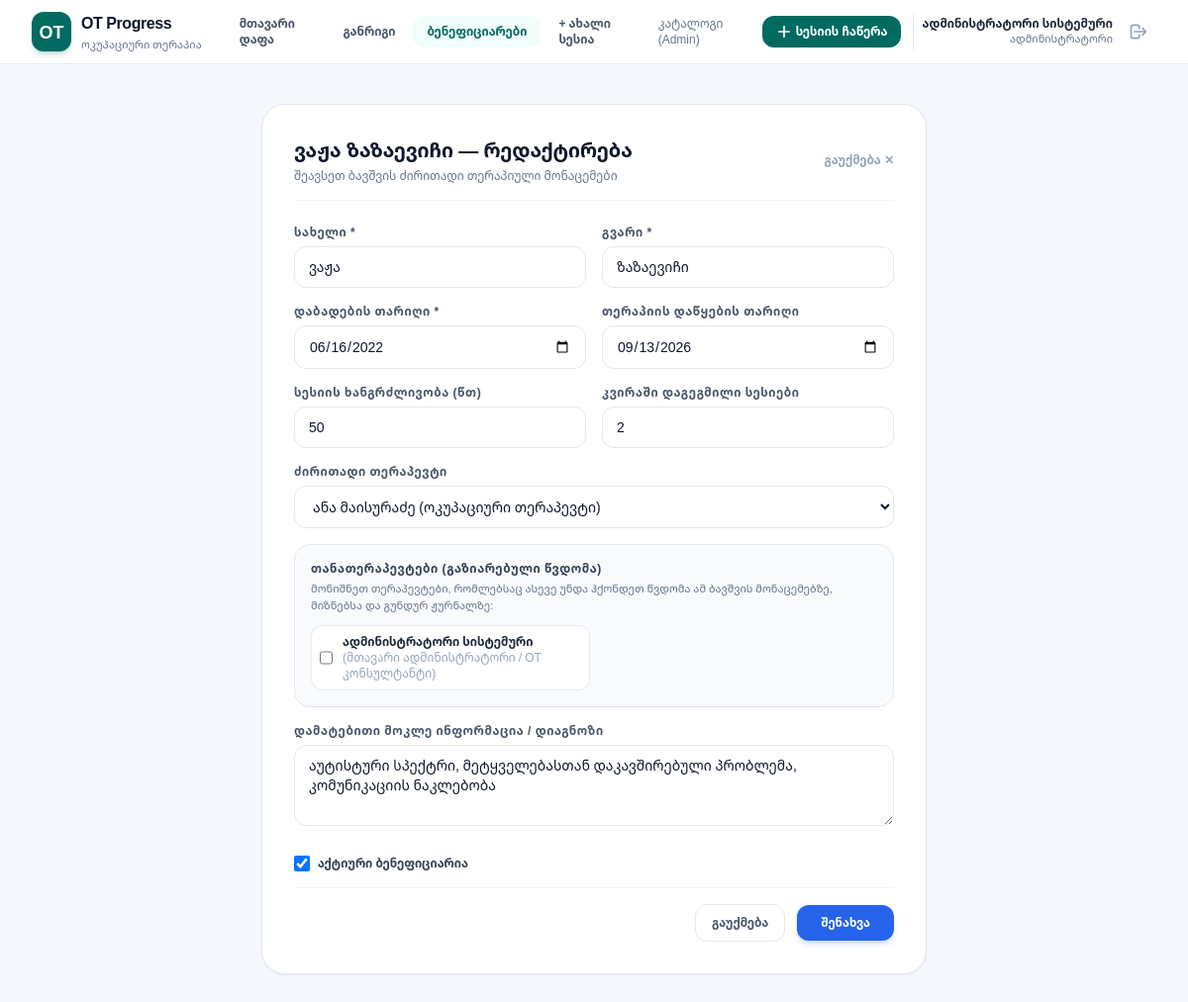
The app's page /beneficiaries/3/edit/ (signed in) with its own data.
### core/models.py (models this page shows, shortened)
class Beneficiary(models.Model):
    first_name = models.CharField(max_length=100, verbose_name="სახელი")
    last_name = models.CharField(max_length=100, verbose_name="გვარი")
    date_of_birth = models.DateField(verbose_name="დაბადების თარიღი")
    start_date = models.DateField(default=timezone.now, verbose_name="თერაპიის დაწყების თარიღი")
    therapist = models.ForeignKey(
        TherapistProfile,
        on_delete=models.SET_NULL,
        null=True,
        blank=True,
        related_name="beneficiaries",
        verbose_name="ძირითადი თერაპევტი"
    )
    co_therapists = models.ManyToManyField(
        TherapistProfile,
        blank=True,
        related_name="shared_beneficiaries",
        verbose_name="თანათერაპევტები (გაზიარებული წვდომა)"
    )
    session_duration_minutes = models.PositiveIntegerField(default=50, verbose_name="სესიის ხანგრძლივობა (წთ)")
    weekly_sessions_planned = models.PositiveIntegerField(default=2, verbose_name="კვირაში დაგეგმილი სესიები")
    notes = models.TextField(blank=True, verbose_name="დამატებითი მოკლე ინფორმაცია")
    is_active = models.BooleanField(default=True, verbose_name="აქტიურია")
    created_at = models.DateTimeField(auto_now_add=True, verbose_name="შექმნის დრო")
    class Meta:
        verbose_name = "ბენეფიციარი"
        verbose_name_plural = "ბენეფიციარები"
        ordering = ["first_name", "last_name"]
    @property
    def full_name(self):
        return f"{self.first_name} {self.last_name}"

class TherapistProfile(models.Model):
    user = models.OneToOneField(User, on_delete=models.CASCADE, related_name="therapist_profile")
    phone = models.CharField(max_length=50, blank=True, verbose_name="ტელეფონი")
    title = models.CharField(max_length=150, default="ოკუპაციური თერაპევტი", verbose_name="პროფესიული როლი")
    clinic_name = models.CharField(max_length=200, default="ოკუპაციური თერაპიის ცენტრი", verbose_name="ცენტრი / კლინიკა")
    license_number = models.CharField(max_length=100, blank=True, verbose_name="ლიცენზია / სერტიფიკატი")
    is_admin_role = models.BooleanField(default=False, verbose_name="ადმინისტრატორი")
    class Meta:
        verbose_name = "თერაპევტის პროფილი"
        verbose_name_plural = "თერაპევტების პროფილები"
    def __str__(self):
        full_name = self.user.get_full_name()
        return full_name if full_name else self.user.username

### core/views.py (the view, shortened to what this page needs)
# urls.py: path("beneficiaries/<int:beneficiary_id>/edit/", views.beneficiary_edit_view, name="beneficiary_edit"),
@login_required
def beneficiary_edit_view(request, beneficiary_id):
    beneficiary = get_object_or_404(Beneficiary, id=beneficiary_id)
    if not can_access_beneficiary(request.user, beneficiary):
        return HttpResponseForbidden()
    admin_flag = is_admin_user(request.user)
    therapists = TherapistProfile.objects.all() if admin_flag else None
    all_therapists = TherapistProfile.objects.all()
    co_therapist_ids = set(beneficiary.co_therapists.values_list("id", flat=True))
    return render(request, "core/beneficiary_form.html", {
        "beneficiary": beneficiary,
        "therapists": therapists,
        "all_therapists": all_therapists,
        "co_therapist_ids": co_therapist_ids,
        "is_create": False,
        "today_date": date.today().isoformat(),
    })

### templates/core/beneficiary_form.html (shortened to what this page needs)
{% extends "base.html" %}
{% block content %}
<div class="max-w-2xl mx-auto py-4">
    <div class="bg-white rounded-3xl p-6 sm:p-8 border border-slate-200 shadow-sm">
        <div class="flex items-center justify-between mb-6 pb-4 border-b border-slate-100">
            <div>
                <h1 class="text-xl font-black text-slate-900">
                    {% if is_create %}ახალი ბენეფიციარის რეგისტრაცია{% else %}{{ beneficiary.full_name }} — რედაქტირება{% endif %}
                </h1>
                <p class="text-xs text-slate-500 mt-1">შეავსეთ ბავშვის ძირითადი თერაპიული მონაცემები</p>
            </div>
            <a href="{% if is_create %}{% url 'beneficiary_list' %}{% else %}{% url 'beneficiary_detail' beneficiary.id %}{% endif %}"
               class="text-xs font-bold text-slate-400 hover:text-slate-600 transition">
                გაუქმება ✕
            </a>
        </div>
        <form method="post" class="space-y-4">
            <div class="grid grid-cols-1 sm:grid-cols-2 gap-4">
                <div>
                    <label class="block text-xs font-bold uppercase tracking-wider text-slate-600 mb-1.5">სახელი *</label>
                    <input type="text" name="first_name" value="{{ beneficiary.first_name|default:'' }}" required
                           class="w-full px-3.5 py-2.5 rounded-xl border border-slate-200 text-sm focus:ring-2 focus:ring-blue-500 focus:outline-none">
                </div>
                <div>
                    <label class="block text-xs font-bold uppercase tracking-wider text-slate-600 mb-1.5">გვარი *</label>
                    <input type="text" name="last_name" value="{{ beneficiary.last_name|default:'' }}" required
                           class="w-full px-3.5 py-2.5 rounded-xl border border-slate-200 text-sm focus:ring-2 focus:ring-blue-500 focus:outline-none">
                </div>
            </div>
            <div class="grid grid-cols-1 sm:grid-cols-2 gap-4">
                <div>
                    <label class="block text-xs font-bold uppercase tracking-wider text-slate-600 mb-1.5">დაბადების თარიღი *</label>
                    <input type="date" name="date_of_birth" value="{{ beneficiary.date_of_birth|date:'Y-m-d'|default:'' }}" required
                           class="w-full px-3.5 py-2.5 rounded-xl border border-slate-200 text-sm focus:ring-2 focus:ring-blue-500 focus:outline-none">
                </div>
                <div>
                    <label class="block text-xs font-bold uppercase tracking-wider text-slate-600 mb-1.5">თერაპიის დაწყების თარიღი</label>
                    <input type="date" name="start_date" value="{% if beneficiary.start_date %}{{ beneficiary.start_date|date:'Y-m-d' }}{% else %}{{ today_date }}{% endif %}"
                           class="w-full px-3.5 py-2.5 rounded-xl border border-slate-200 text-sm focus:ring-2 focus:ring-blue-500 focus:outline-none">
                </div>
            </div>
            <div class="grid grid-cols-1 sm:grid-cols-2 gap-4">
                <div>
                    <label class="block text-xs font-bold uppercase tracking-wider text-slate-600 mb-1.5">სესიის ხანგრძლივობა (წთ)</label>
                    <input type="number" name="session_duration_minutes" value="{{ beneficiary.session_duration_minutes|default:45 }}" min="15" max="120"
                           class="w-full px-3.5 py-2.5 rounded-xl border border-slate-200 text-sm focus:ring-2 focus:ring-blue-500 focus:outline-none">
                </div>
                <div>
                    <label class="block text-xs font-bold uppercase tracking-wider text-slate-600 mb-1.5">კვირაში დაგეგმილი სესიები</label>
                    <input type="number" name="weekly_sessions_planned" value="{{ beneficiary.weekly_sessions_planned|default:2 }}" min="1" max="10"
                           class="w-full px-3.5 py-2.5 rounded-xl border border-slate-200 text-sm focus:ring-2 focus:ring-blue-500 focus:outline-none">
                </div>
            </div>
            {% if therapists %}
            <div>
                <label class="block text-xs font-bold uppercase tracking-wider text-slate-600 mb-1.5">ძირითადი თერაპევტი</label>
                <select name="therapist" class="w-full px-3.5 py-2.5 rounded-xl border border-slate-200 text-sm focus:ring-2 focus:ring-blue-500 focus:outline-none bg-white">
                    {% for t in therapists %}
                    <option value="{{ t.id }}" {% if beneficiary.therapist == t %}selected{% endif %}>{{ t }} ({{ t.title }})</option>
                    {% endfor %}
                </select>
            </div>
            {% endif %}
            {% if all_therapists %}
            <div class="p-4 bg-slate-50 rounded-2xl border border-slate-200">
                <label class="block text-xs font-bold uppercase tracking-wider text-slate-700 mb-1">
                    თანათერაპევტები (გაზიარებული წვდომა)
                </label>
                <p class="text-[11px] text-slate-500 mb-3">
                    მონიშნეთ თერაპევტები, რომლებსაც ასევე უნდა ჰქონდეთ წვდომა ამ ბავშვის მონაცემებზე, მიზნებსა და გუნდურ ჟურნალზე:
                </p>
                <div class="grid grid-cols-1 sm:grid-cols-2 gap-2">
                    {% for t in all_therapists %}
                        {% if not beneficiary.therapist or beneficiary.therapist.id != t.id %}
                        <label class="flex items-center space-x-2.5 p-2 bg-white rounded-xl border border-slate-200/80 hover:border-blue-400 cursor-pointer transition">
                            <input type="checkbox" name="co_therapists" value="{{ t.id }}"
                                   class="w-4 h-4 text-blue-600 rounded border-slate-300 focus:ring-blue-500">
                            <span class="text-xs font-semibold text-slate-800">{{ t }} <span class="text-slate-400 font-normal">({{ t.title }})</span></span>
                        </label>
                        {% endif %}
                    {% endfor %}
                </div>
            </div>
            {% endif %}
            <div>
                <label class="block text-xs font-bold uppercase tracking-wider text-slate-600 mb-1.5">დამატებითი მოკლე ინფორმაცია / დიაგნოზი</label>
                <textarea name="notes" rows="3"
                          class="w-full px-3.5 py-2.5 rounded-xl border border-slate-200 text-sm focus:ring-2 focus:ring-blue-500 focus:outline-none"
                          placeholder="დიაგნოზი, ოჯახის მოთხოვნები, ალერგიები ან მნიშვნელოვანი თავისებურებები...">{{ beneficiary.notes|default:'' }}</textarea>
            </div>
            {% if not is_create %}
            <div class="flex items-center space-x-2 pt-2">
                <input type="checkbox" name="is_active" id="id_is_active" {% if beneficiary.is_active %}checked{% endif %}
                       class="w-4 h-4 text-blue-600 rounded border-slate-300 focus:ring-blue-500">
                <label for="id_is_active" class="text-xs font-bold text-slate-700">აქტიური ბენეფიციარია</label>
            </div>
            {% endif %}
            <div class="pt-4 flex items-center justify-end space-x-3 border-t border-slate-100">
                <a href="{% if is_create %}{% url 'beneficiary_list' %}{% else %}{% url 'beneficiary_detail' beneficiary.id %}{% endif %}"
                   class="px-4 py-2.5 rounded-xl border border-slate-200 text-xs font-bold text-slate-600 hover:bg-slate-50 transition">
                    გაუქმება
                </a>
                <button type="submit"
                        class="px-6 py-2.5 rounded-xl bg-blue-600 hover:bg-blue-700 text-white text-xs font-bold shadow-md shadow-blue-600/20 transition">
                    შენახვა
                </button>
            </div>
        </form>
    </div>
</div>
{% endblock %}

### templates/base.html (shortened to what this page needs)
<!DOCTYPE html>
<html lang="ka">
<head>
    <script src="https://cdn.tailwindcss.com"></script>
</head>
<body class="min-h-screen flex flex-col bg-[#f4f7fb] text-slate-900 overflow-x-hidden">
    {% if user.is_authenticated %}
    <header class="bg-white/95 backdrop-blur-md border-b border-slate-200/80 sticky top-0 z-40 shadow-2xs">
        <div class="max-w-7xl mx-auto px-3 sm:px-6 lg:px-8">
            <div class="flex justify-between items-center h-14 sm:h-16 gap-2">
                <div class="flex items-center space-x-3 lg:space-x-6 min-w-0">
                    <a href="{% url 'dashboard' %}" class="flex items-center space-x-2.5 group shrink-0">
                        <div class="w-9 h-9 sm:w-10 sm:h-10 rounded-xl bg-[#006a61] flex items-center justify-center text-white font-black text-base sm:text-lg shadow-md shadow-[#006a61]/20 group-hover:bg-[#005049] transition">
                            OT
                        </div>
                        <div class="truncate">
                            <span class="font-extrabold text-sm sm:text-base tracking-tight text-slate-900 block leading-none">OT Progress</span>
                            <span class="text-[10px] sm:text-[11px] text-slate-500 font-medium block mt-0.5 truncate">ოკუპაციური თერაპია</span>
                        </div>
                    </a>
                    <nav class="hidden md:flex items-center space-x-1">
                        <a href="{% url 'dashboard' %}"
                           class="px-3.5 py-2 rounded-xl text-xs font-bold transition {% if request.resolver_match.url_name == 'dashboard' %}bg-teal-50 text-[#006a61]{% else %}text-slate-600 hover:bg-slate-100{% endif %}">
                            მთავარი დაფა
                        </a>
                        <a href="{% url 'schedule' %}"
                           class="px-3.5 py-2 rounded-xl text-xs font-bold transition {% if 'schedule' in request.resolver_match.url_name %}bg-teal-50 text-[#006a61]{% else %}text-slate-600 hover:bg-slate-100{% endif %}">
                            განრიგი
                        </a>
                        <a href="{% url 'beneficiary_list' %}"
                           class="px-3.5 py-2 rounded-xl text-xs font-bold transition {% if 'beneficiary' in request.resolver_match.url_name %}bg-teal-50 text-[#006a61]{% else %}text-slate-600 hover:bg-slate-100{% endif %}">
                            ბენეფიციარები
                        </a>
                        <a href="{% url 'session_create' %}"
                           class="px-3.5 py-2 rounded-xl text-xs font-bold transition {% if 'session_create' in request.resolver_match.url_name %}bg-teal-50 text-[#006a61]{% else %}text-slate-600 hover:bg-slate-100{% endif %}">
                            + ახალი სესია
                        </a>
                        {% if user.is_superuser %}
                        <a href="/admin/" target="_blank"
                           class="px-3 py-2 rounded-xl text-xs font-medium text-slate-500 hover:bg-slate-100 transition">
                            კატალოგი (Admin)
                        </a>
                        {% endif %}
                    </nav>
                </div>
                <div class="flex items-center space-x-2 sm:space-x-3 shrink-0">
                    <a href="{% url 'session_create' %}"
                       class="hidden sm:inline-flex items-center px-2.5 sm:px-3.5 py-1.5 sm:py-2 bg-[#006a61] hover:bg-[#005049] text-white text-[11px] sm:text-xs font-bold rounded-xl shadow-sm transition">
                        <svg class="w-3.5 h-3.5 sm:w-4 sm:h-4 mr-1" fill="none" stroke="currentColor" viewBox="0 0 24 24">
                            <path stroke-linecap="round" stroke-linejoin="round" stroke-width="2.5" d="M12 4v16m8-8H4"/>
                        </svg>
                        <span>სესიის ჩაწერა</span>
                    </a>
                    <div class="hidden sm:flex items-center space-x-2 pl-2 border-l border-slate-200">
                        <div class="text-right">
                            <div class="text-xs font-bold text-slate-800 leading-tight">
                                {{ user.get_full_name|default:user.username }}
                            </div>
                            <div class="text-[11px] text-slate-500">
                                {% if user.is_superuser %}ადმინისტრატორი{% else %}ოკუპაციური თერაპევტი{% endif %}
                            </div>
                        </div>
                        <a href="{% url 'logout' %}"
                           title="გასვლა"
                           class="p-2 text-slate-400 hover:text-rose-600 hover:bg-rose-50 rounded-xl transition">
                            <svg class="w-5 h-5" fill="none" stroke="currentColor" viewBox="0 0 24 24">
                                <path stroke-linecap="round" stroke-linejoin="round" stroke-width="2" d="M17 16l4-4m0 0l-4-4m4 4H7m6 4v1a3 3 0 01-3 3H6a3 3 0 01-3-3V7a3 3 0 013-3h4a3 3 0 013 3v1"/>
                            </svg>
                        </a>
                    </div>
                </div>
            </div>
        </div>
    </header>
    {% endif %}
    <main class="flex-1 max-w-7xl w-full mx-auto px-3 sm:px-6 lg:px-8 py-4 sm:py-6 pb-24 md:pb-10">
        {% block content %}{% endblock %}
    </main>
</body>
</html>

### records on screen
Beneficiary: full_name "ვაჟა ზაზაევიჩი", first_name "ვაჟა", last_name "ზაზაევიჩი", date_of_birth "06/16/2022", start_date "09/13/2026", session_duration_minutes "50", weekly_sessions_planned "2", therapist "ანა მაისურაძე (ოკუპაციური თერაპევტი)", notes "აუტისტური სპექტრი, მეტყველებასთან დაკავშირებული პრობლემა, კომუნიკაციის ნაკლებობა", is_active "☑"
TherapistProfile: user.last_name "ადმინისტრატორი სისტემური", title "მთავარი ადმინისტრატორი / OT კონსულტანტი"

### other values on screen
{{ user.get_full_name|default:user.username }} "ადმინისტრატორი სისტემური"
